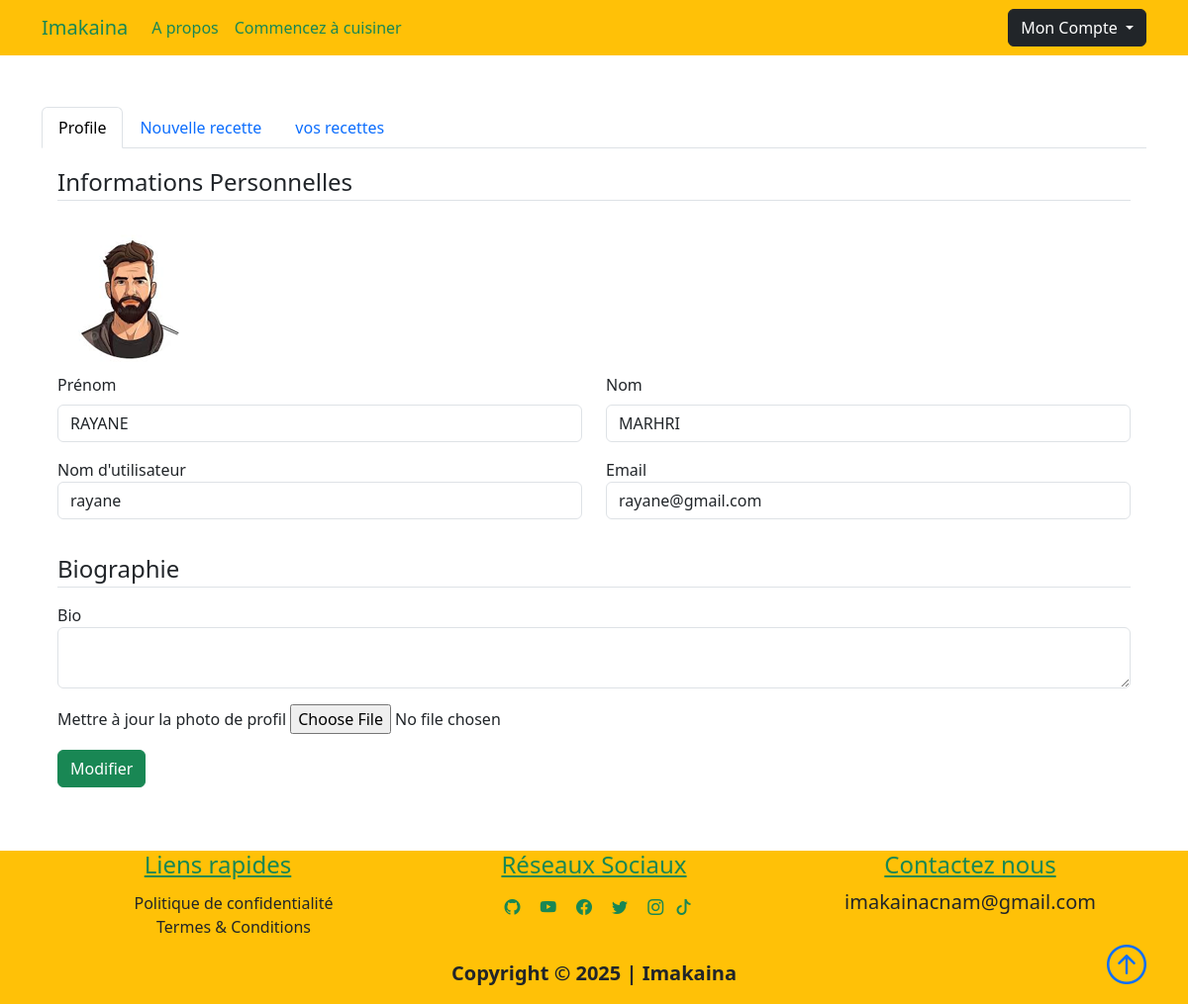
Screenshot of /dashboard/profile (signed in) with the database file from the repository.
### projet/models.py (models this page shows, shortened)
class User(db.Model, UserMixin):
    id = db.Column(db.Integer, primary_key=True, autoincrement=True)
    fname = db.Column(db.String(25), nullable=False)
    lname = db.Column(db.String(25), nullable=False)
    username = db.Column(db.String(25), unique=True, nullable=False)
    email = db.Column(db.String(125), unique=True, nullable=False)
    image_file = db.Column(db.String(20), nullable=False, default="default.png")
    bio = db.Column(db.Text, nullable=True)
    password = db.Column(db.String(60), nullable=False)
    is_admin = db.Column(db.Boolean, default=False)
    recettes = db.relationship("Recette", backref="author", lazy=True)

### projet/users/routes.py (the view)
@users.route("/dashboard/profile", methods=["GET", "POST"])
@login_required
def profile():
    profile_form = UpdateProfileForm()
    if profile_form.validate_on_submit():
        if profile_form.picture.data:
            picture_file = save_picture(
                profile_form.picture.data, "static/user_pics", output_size=(150, 150)
            )
            current_user.image_file = picture_file
        current_user.username = profile_form.username.data
        current_user.email = profile_form.email.data
        current_user.bio = profile_form.bio.data
        db.session.commit()
        flash("Votre profil a été mis à jour", "success")
        return redirect(url_for("users.profile"))
    elif request.method == "GET":
        profile_form.username.data = current_user.username
        profile_form.email.data = current_user.email
        profile_form.bio.data = current_user.bio
    image_file = url_for("static", filename=f"user_pics/{current_user.image_file}")
    return render_template(
        "profile.html",
        title="Profile",
        profile_form=profile_form,
        image_file=image_file,
        active_tab="profile",
    )

### projet/users/forms.py (shortened to what this page needs)
class UpdateProfileForm(FlaskForm):
    username = StringField(
        "Nom d'utilisateur", validators=[DataRequired(), Length(min=2, max=25)]
    )
    email = StringField("Email", validators=[DataRequired(), Email()])
    bio = TextAreaField("Bio")
    picture = FileField(
        "Mettre à jour la photo de profil", validators=[FileAllowed(["jpg", "png"])]
    )
    submit = SubmitField("Modifier")

### projet/models.py (called while the page is built)
@login_manager.user_loader
def load_user(user_id):
    return User.query.get(int(user_id))

### projet/templates/profile.html (shortened to what this page needs)
{% extends "dashboard.html"%}
{% block profile %}
<div class="{{'tab-pane show active fade p-3' if active_tab=='profile' else 'tab-pane fade p-3'}}" id="nav-profile"
    role="tabpanel" aria-labelledby="nav-profile-tab">
    <form action=" " method="POST" enctype="multipart/form-data">
        <fieldset class='form-group'>
            <legend class='border-bottom mb-4'>Informations Personnelles</legend>
            <img class="rounded-circle user-img" src="{{image_file}}" alt="">
            <div class='form-group'>
                <div class="row mb-3">
                    <div class="col">
                        <label for="fname" class="form-label">Prénom</label>
                        <input class="form-control" type="text" value="{{ current_user.fname}}" readonly>
                    </div>
                    <div class="col">
                        <label for="lname" class="form-label">Nom</label>
                        <input class="form-control" type="text" value="{{ current_user.lname}}" readonly>
                    </div>
                </div>
                <div class="row mb-3">
                    <div class="col">
                        {{ profile_form.username.label(class='form-control-label')}}
                        {% if profile_form.username.errors%}
                        {{ profile_form.username(class='form-control form-control-lg is-invalid')}}
                        <div class="invalid-feedback">
                            {% for error in profile_form.username.errors %}
                            <span>{{error}}</span>
                            {% endfor %}
                        </div>
                        {% else %}
                        {{ profile_form.username(class='form-control form-control')}}
                        {% endif %}
                    </div>
                    <div class="col">
                        {{ profile_form.email.label(class='form-control-label')}}
                        {% if profile_form.email.errors%}
                        {{ profile_form.email(class='form-control form-control-lg is-invalid')}}
                        <div class="invalid-feedback">
                            {% for error in profile_form.email.errors %}
                            <span>{{error}}</span>
                            {% endfor %}
                        </div>
                        {% else %}
                        {{ profile_form.email(class='form-control form-control')}}
                        {% endif %}
                    </div>
                </div>
            </div>
        </fieldset>
        <fieldset>
            <legend class="border-bottom my-3">Biographie</legend>
            <div class="form-group">
                <div class="my-3">
                    {{ profile_form.bio.label(class='form-control-label') }}
                    {{ profile_form.bio(class='form-control') }}
                </div>
                <div class="form-group mb-3">
                    {{ profile_form.picture.label}}
                    {{ profile_form.picture(class='form-control-file')}}
                </div>
                <div class="col-12">
                    <button class="btn btn-success" type="submit">Modifier</button>
                </div>
            </div>
        </fieldset>
    </form>
</div>
{% endblock profile %}

### projet/static/main.css (style rules this page uses)
body::before { display: block; content: ''; height: 60px; }
.user-img { height: 150px; width: 150px; margin-right: 8px; }

### rows the page displays
User: fname "RAYANE", lname "MARHRI", username "rayane", email "rayane@gmail.com"

### other values shown
{{ profile_form.username.label(class='form-control-label') }} "Nom d'utilisateur"
{{ profile_form.email.label(class='form-control-label') }} "Email"
{{ profile_form.bio.label(class='form-control-label') }} "Bio"
{{ profile_form.picture.label }} "Mettre à jour la photo de profil"
